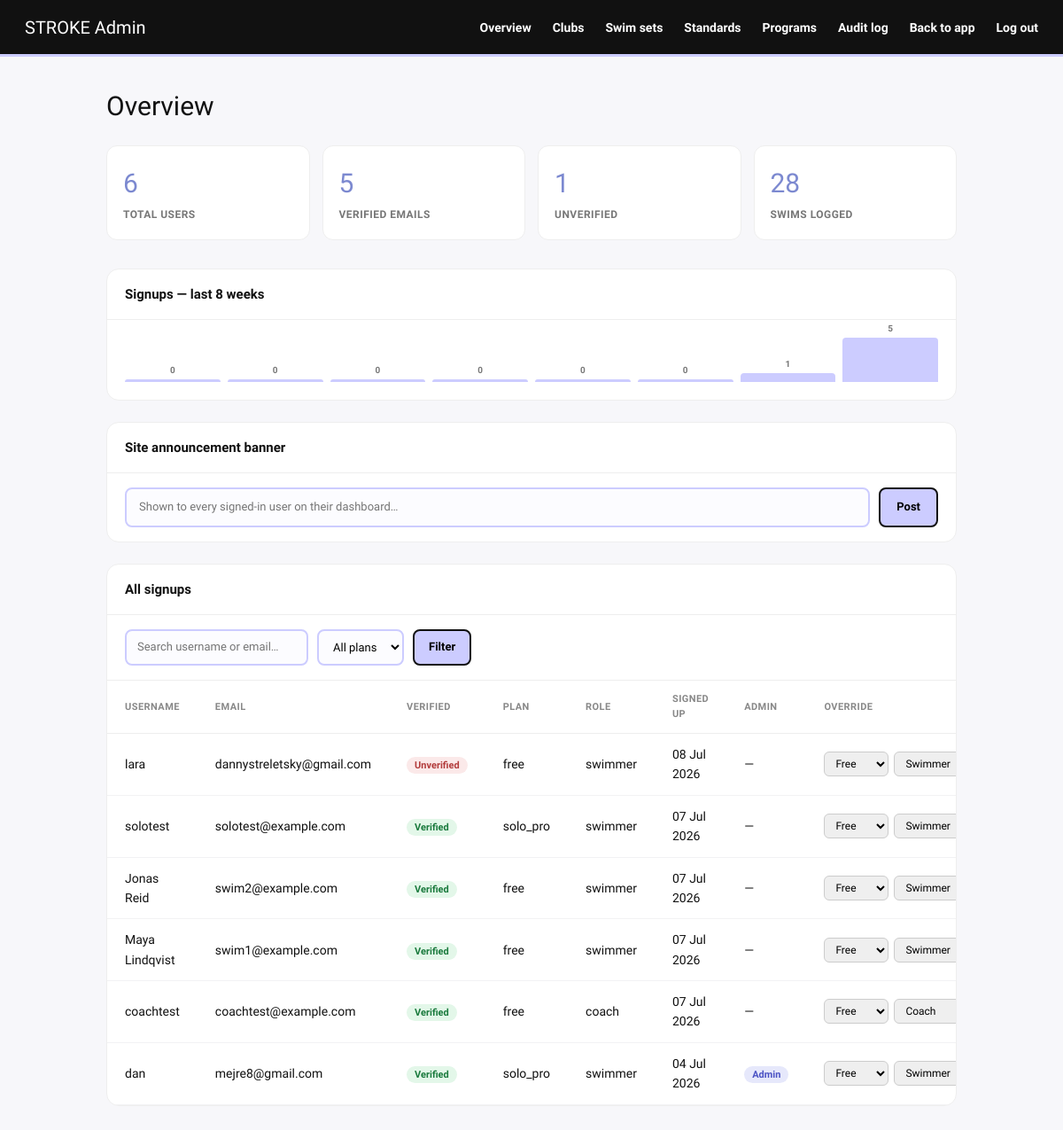
The page /admin (signed in) on the database its author committed.
### models.py (models this page shows, shortened)
class User(db.Model, UserMixin):
    __tablename__ = 'user'
    id = db.Column(db.Integer, primary_key=True)
    email = db.Column(db.String(150), unique=True, nullable=False)
    username = db.Column(db.String(80), unique=True, nullable=False)
    password = db.Column(db.String(200), nullable=False)
    created_at = db.Column(db.DateTime, default=datetime.utcnow)
    plan = db.Column(db.String(20), default='free')
    is_verified = db.Column(db.Boolean, default=False)
    is_admin = db.Column(db.Boolean, default=False)
    verify_code = db.Column(db.String(6), nullable=True)
    verify_code_sent_at = db.Column(db.DateTime, nullable=True)
    role = db.Column(db.String(20), default='swimmer')  # 'swimmer' or 'coach'
    share_leaderboard = db.Column(db.Boolean, default=False)
    swims = db.relationship('Swim', backref='user', lazy=True)
    sessions = db.relationship('Session', backref='user', lazy=True)

### routes.py (the view)
@main.route('/admin')
@login_required
@admin_required
def admin_dashboard():
    from app import db
    from models import User, Swim, Session, SavedSet, Announcement, Club
    pending_clubs_count = db.session.query(Club).filter_by(status='pending').count()
    total_users = db.session.query(User).count()
    verified_users = db.session.query(User).filter_by(is_verified=True).count()
    unverified_users = total_users - verified_users
    total_swims = db.session.query(Swim).count()
    total_sessions = db.session.query(Session).count()
    q = request.args.get('q', '').strip().lower()
    plan_filter = request.args.get('plan', '')
    users_query = db.session.query(User).order_by(User.created_at.desc()).all()
    users = users_query
    if q:
        users = [u for u in users if q in u.username.lower() or q in u.email.lower()]
    if plan_filter:
        users = [u for u in users if u.plan == plan_filter]
    now = datetime.utcnow()
    week_start = now - timedelta(days=now.weekday())
    week_start = week_start.replace(hour=0, minute=0, second=0, microsecond=0)
    weekly_signups = []
    for i in range(7, -1, -1):
        wk_start = week_start - timedelta(weeks=i)
        wk_end = wk_start + timedelta(days=7)
        weekly_signups.append(
            sum(1 for u in users_query if wk_start <= u.created_at < wk_end)
        )
    max_week_signups = max(weekly_signups) if any(weekly_signups) else 1
    site_announcement = (
        db.session.query(Announcement)
        .filter_by(squad_id=None)
        .order_by(Announcement.created_at.desc())
        .first()
    )
    return render_template(
        'admin_dashboard.html',
        total_users=total_users,
        verified_users=verified_users,
        unverified_users=unverified_users,
        total_swims=total_swims,
        total_sessions=total_sessions,
        users=users,
        q=q,
        plan_filter=plan_filter,
        weekly_signups=weekly_signups,
        max_week_signups=max_week_signups,
        site_announcement=site_announcement,
        pending_clubs_count=pending_clubs_count,
    )

### auth_utils.py (called while the page is built)
def admin_required(f):
    @wraps(f)
    def wrapper(*args, **kwargs):
        if not current_user.is_authenticated or not current_user.is_admin:
            abort(403)
        return f(*args, **kwargs)
    return wrapper

### templates/admin_dashboard.html (shortened to what this page needs)
<!DOCTYPE html>
<html lang="en">
<head>
<link rel="stylesheet" href="{{ url_for('static', filename='css/main.css') }}">
</head>
<body>
<nav class="adm-nav">
  <span class="adm-logo">STROKE Admin</span>
  <div>
    <a href="/admin">Overview</a>
    <a href="/admin/clubs">Clubs</a>
    <a href="/admin/sets">Swim sets</a>
    <a href="/admin/standards">Standards</a>
    <a href="/admin/programs">Programs</a>
    <a href="/admin/audit">Audit log</a>
    <a href="/dashboard">Back to app</a>
    <a href="/logout">Log out</a>
  </div>
</nav>
<div class="adm-wrap">
  <p class="adm-title">Overview</p>
  <div class="adm-stats">
    <div class="adm-stat"><div class="adm-stat-num">{{ total_users }}</div><div class="adm-stat-lbl">Total users</div></div>
    <div class="adm-stat"><div class="adm-stat-num">{{ verified_users }}</div><div class="adm-stat-lbl">Verified emails</div></div>
    <div class="adm-stat"><div class="adm-stat-num">{{ unverified_users }}</div><div class="adm-stat-lbl">Unverified</div></div>
    <div class="adm-stat"><div class="adm-stat-num">{{ total_swims + total_sessions }}</div><div class="adm-stat-lbl">Swims logged</div></div>
  </div>
  <div class="adm-panel">
    <div class="adm-panel-head">Signups — last 8 weeks</div>
    <div class="adm-chart">
      {% for v in weekly_signups %}
      <div class="adm-chart-bar" style="height:{{ [(v / max_week_signups * 100)|round(0,'floor')|int, 4]|max }}%"><span>{{ v }}</span></div>
      {% endfor %}
    </div>
  </div>
  <div class="adm-panel">
    <div class="adm-panel-head">Site announcement banner</div>
    <form class="adm-announce-form" method="POST" action="/admin/announcement">
      <input type="text" name="message" placeholder="Shown to every signed-in user on their dashboard…" required>
      <button type="submit">Post</button>
    </form>
  </div>
  <div class="adm-panel">
    <div class="adm-panel-head">All signups</div>
    <form class="adm-filter-bar" method="GET" action="/admin">
      <input type="text" name="q" placeholder="Search username or email…" value="{{ q }}">
      <select name="plan">
        <option value="">All plans</option>
      </select>
      <button type="submit">Filter</button>
    </form>
    <table>
      <thead>
        <tr><th>Username</th><th>Email</th><th>Verified</th><th>Plan</th><th>Role</th><th>Signed up</th><th>Admin</th><th>Override</th></tr>
      </thead>
      <tbody>
        {% for u in users %}
        <tr>
          <td>{{ u.username }}</td>
          <td>{{ u.email }}</td>
          <td>
            {% if u.is_verified %}
              <span class="badge yes">Verified</span>
            {% else %}
              <span class="badge no">Unverified</span>
            {% endif %}
          </td>
          <td>{{ u.plan }}</td>
          <td>{{ u.role }}</td>
          <td>{{ u.created_at.strftime('%d %b %Y') }}</td>
          <td>{% if u.is_admin %}<span class="badge admin">Admin</span>{% else %}—{% endif %}</td>
          <td>
            <form class="adm-override-form" method="POST" action="/admin/users/{{ u.id }}/update">
              <select name="plan">
                <option value="free" {{ 'selected' if u.plan=='free' }}>Free</option>
              </select>
              <select name="role">
                <option value="swimmer" {{ 'selected' if u.role=='swimmer' }}>Swimmer</option>
                <option value="coach" {{ 'selected' if u.role=='coach' }}>Coach</option>
              </select>
            </form>
          </td>
        </tr>
        {% endfor %}
      </tbody>
    </table>
  </div>
</div>
</body>
</html>

### static/css/main.css (style rules this page uses)
*, *::before, *::after { box-sizing: border-box; margin: 0; padding: 0; }
html { scroll-behavior: smooth; overflow-x: hidden; }
body { font-family: 'Schibsted Grotesk', sans-serif; background: #fcfcff; color: #111111; line-height: 1.6; min-height: 100vh; overflow-x: hidden; }
button, input, textarea, select { font: inherit; }
button, a { cursor: pointer; }
a { color: inherit; text-decoration: none; }
button { border: none; background: none; }
input, textarea, select { outline: none; }
nav { display: flex; align-items: center; justify-content: space-between; padding: 0 24px; height: 64px; position: sticky; top: 0; z-index: 100; background: #ffffff; border-bottom: 3px solid #ccccff; }

### templates/admin_dashboard.html (style rules this page uses)
body { font-family:'Schibsted Grotesk',sans-serif;background:#f7f7fa;margin:0;color:#111; }
.adm-nav { display:flex;align-items:center;justify-content:space-between;padding:16px 28px;background:#111;color:#fff; }
.adm-nav a { color:#fff;text-decoration:none;font-weight:600;font-size:14px;margin-left:20px; }
.adm-logo { font-family:'Schibsted Grotesk',sans-serif;font-size:20px; }
.adm-wrap { max-width:1000px;margin:0 auto;padding:32px 20px 60px; }
.adm-title { font-family:'Schibsted Grotesk',sans-serif;font-size:30px;margin:0 0 20px; }
.adm-stats { display:grid;grid-template-columns:repeat(4,1fr);gap:14px;margin-bottom:32px; }
.adm-stat { background:#fff;border-radius:12px;padding:18px;border:1px solid #eee; }
.adm-stat-num { font-family:'Schibsted Grotesk',sans-serif;font-size:30px;color:#7C89D0; }
.adm-stat-lbl { font-size:12px;color:#777;text-transform:uppercase;letter-spacing:.04em;font-weight:700;margin-top:2px; }
.adm-panel { background:#fff;border-radius:14px;border:1px solid #eee;overflow:hidden;margin-bottom:24px; }
.adm-panel-head { padding:16px 20px;border-bottom:1px solid #eee;font-weight:800;font-size:15px;display:flex;justify-content:space-between;align-items:center; }
table { width:100%;border-collapse:collapse; }
th { text-align:left;font-size:11px;text-transform:uppercase;letter-spacing:.04em;color:#888;padding:12px 20px;border-bottom:1px solid #eee; }
td { padding:12px 20px;border-bottom:1px solid #f2f2f4;font-size:14px; }
.badge { padding:3px 9px;border-radius:20px;font-size:11px;font-weight:700; }
.badge.yes { background:#e3f7e9;color:#1a7a3d; }
.badge.no { background:#fbe9e9;color:#b23b3b; }
.badge.admin { background:#e6e8fb;color:#4b52c4; }
.adm-filter-bar { display:flex;gap:10px;padding:16px 20px;border-bottom:1px solid #eee;flex-wrap:wrap; }
.adm-filter-bar input, .adm-filter-bar select { padding:8px 12px;border:2px solid #ccccff;background:#fcfcff;border-radius:8px;font-size:13px;font-family:'Schibsted Grotesk',sans-serif; }
.adm-filter-bar button { padding:8px 16px;border:2px solid #111;background:#ccccff;border-radius:8px;font-size:13px;font-weight:700;cursor:pointer; }
.adm-override-form { display:flex;gap:6px;align-items:center; }
.adm-override-form select { padding:5px 8px;border:1px solid #ccc;border-radius:6px;font-size:12px; }
.adm-chart { display:flex;align-items:flex-end;gap:8px;height:90px;padding:20px; }
.adm-chart-bar { flex:1;background:#ccccff;border-radius:4px 4px 0 0;min-height:3px;position:relative; }
.adm-chart-bar span { position:absolute;top:-18px;left:0;right:0;text-align:center;font-size:10px;font-weight:700;color:#777; }
.adm-announce-form { display:flex;gap:10px;padding:16px 20px; }
.adm-announce-form input { flex:1;padding:10px 14px;border:2px solid #ccccff;background:#fcfcff;border-radius:8px;font-size:13px; }
.adm-announce-form button { padding:10px 18px;border:2px solid #111;background:#ccccff;border-radius:8px;font-weight:700;font-size:13px;cursor:pointer; }

### rows shown on the page
User: username "lara", email "dannystreletsky@gmail.com", is_verified "Unverified", plan "free", role "swimmer", created_at "08 Jul 2026"
User: username "solotest", email "solotest@example.com", is_verified "Verified", plan "solo_pro", role "swimmer", created_at "07 Jul 2026"
User: username "Jonas Reid", email "swim2@example.com", is_verified "Verified", plan "free", role "swimmer", created_at "07 Jul 2026"
User: username "Maya Lindqvist", email "swim1@example.com", is_verified "Verified", plan "free", role "swimmer", created_at "07 Jul 2026"
User: username "coachtest", email "coachtest@example.com", is_verified "Verified", plan "free", role "coach", created_at "07 Jul 2026"
User: username "dan", email "mejre8@gmail.com", is_verified "Verified", plan "solo_pro", role "swimmer", created_at "04 Jul 2026", is_admin "Admin"

### other values the page prints
{{ total_users }} "6"
{{ verified_users }} "5"
{{ unverified_users }} "1"
{{ total_swims + total_sessions }} "28"
{{ v }} "0" "0" "0" "0" "0" "0" "1" "5"
